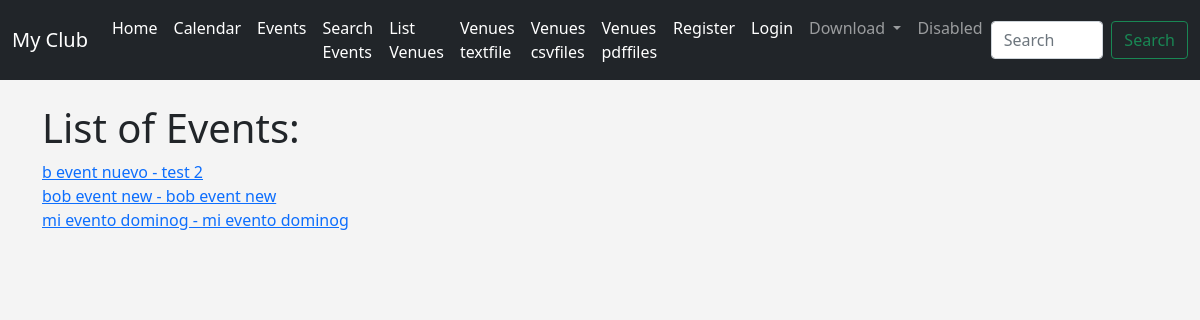
Page /venue_event/4 on the committed database.
### events/models.py (models this page shows, shortened)
class Event(models.Model):
    name=models.CharField('Event Name', max_length=120)
    event_date=models.DateTimeField('Event Date')
    venue = models.ForeignKey(Venue,blank=True, null=True, on_delete=models.CASCADE)
    manager=models.ForeignKey(User, blank=True, null=True, on_delete=models.SET_NULL)
    description=models.TextField('Description Name', blank=True)
    attendees=models.ManyToManyField(MyClubUser, blank=True)
    approved=models.BooleanField('Aprroved', default=False)
    def __str__(self) -> str:
        return self.name + " - " + self.description

### events/views.py (the view)
# urls.py: path('venue_event/<venue_id>', views.venue_events, name='venue_events'),
def venue_events(request, venue_id):
    venue=Venue.objects.get(id=venue_id)
    events=venue.event_set.all()
    if events:
        context = {'events':events}
        return render(request, 'events/venue_events.html', context)
    else:
        messages.success(request, "That venue has no events")
        return redirect('admin_approval')

### events/templates/events/venue_events.html
{% extends 'events/base.html' %} {% block content %}
<h1>List of Events:</h1>
{% for event in events %}
<a href="{% url 'show_event' event.id %}">{{event}} </a><br>
{% endfor %}
{% endblock %}

### events/templates/events/base.html (style rules this page uses)
body { background: #f4f4f4; }

### rows in the picture
Event: name+description "b event nuevo - test 2"
Event: name+description "bob event new - bob event new"
Event: name+description "mi evento dominog - mi evento dominog"
